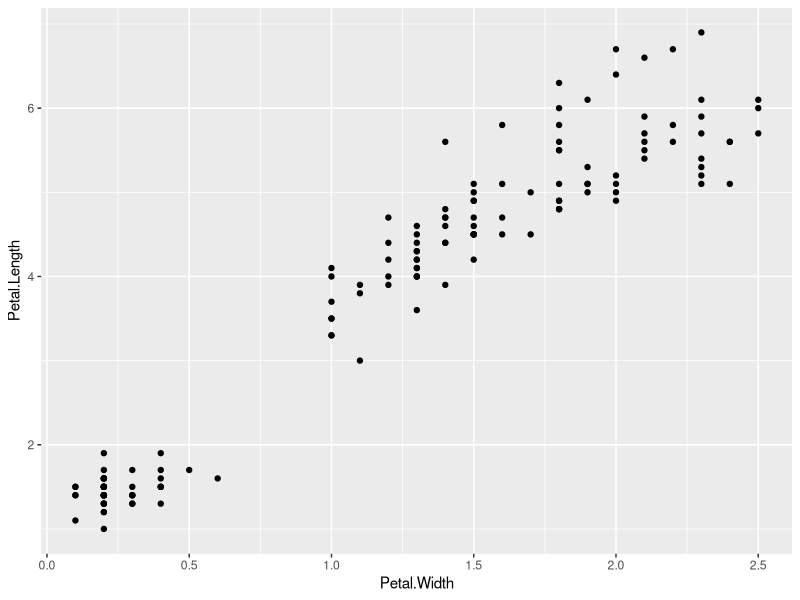

Recreate this plot in R.
## ---- chunk 1
knitr::opts_chunk$set(echo = FALSE)
library(tidyverse)
## ---- chunk 2
ggplot(iris) + 
  geom_point(aes(x = Petal.Width, y = Petal.Length))
## ---- chunk 3

